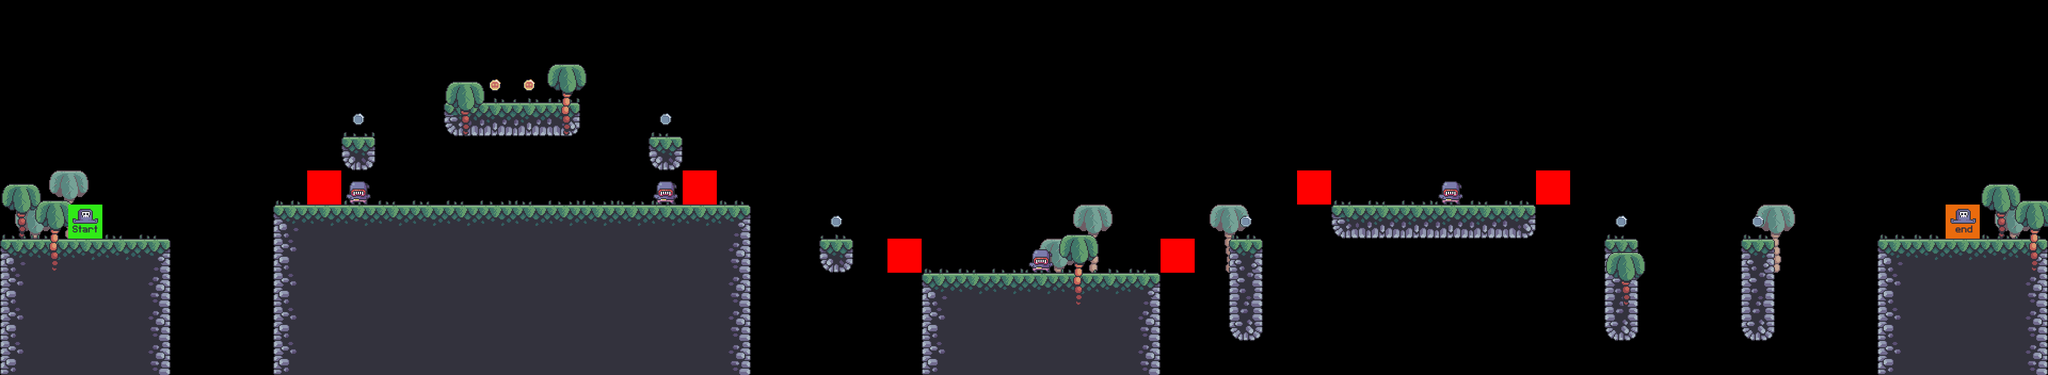

Rendered tile map (Tiled .tmx) drawn with the repository's tilesets; below, a short description and the map source with its tile grids summarised:
An orthogonal 60x11 tile map with 64x64 px tiles, 9 tile layers (bg_palms, terrain, grass, crates, ...), 7 tilesets.

<map version="1.10" tiledversion="1.10.1" orientation="orthogonal" renderorder="right-down" width="60" height="11" tilewidth="64" tileheight="64" infinite="0" nextlayerid="10" nextobjectid="1">
 <editorsettings>
  <export target="../1/level_1.csv" format="csv" />
 </editorsettings>
 <tileset firstgid="1" source="../tile_sets/terrain_tiles.tsx" />
 <tileset firstgid="17" source="../tile_sets/coin_tiles.tsx" />
 <tileset firstgid="19" source="../tile_sets/grass_teils.tsx" />
 <tileset firstgid="24" source="../tile_sets/palms.tsx" />
 <tileset firstgid="27" source="../tile_sets/crate.tsx" />
 <tileset firstgid="28" source="../tile_sets/setup_tiles.tsx" />
 <tileset firstgid="30" source="../tile_sets/e_setup_tile.tsx" />
 <layer id="5" name="bg_palms" width="60" height="11">
  <data>[660 cells, 7 non-empty, 1 distinct tile ids]</data>
 </layer>
 <layer id="1" name="terrain" width="60" height="11">
  <data>[660 cells, 153 non-empty, 13 distinct tile ids]</data>
 </layer>
 <layer id="3" name="grass" width="60" height="11">
  <data>[660 cells, 47 non-empty, 5 distinct tile ids]</data>
 </layer>
 <layer id="6" name="crates" width="60" height="11">
  <data>[660 cells, 0 non-empty, 0 distinct tile ids]</data>
 </layer>
 <layer id="8" name="enemies" width="60" height="11">
  <data>[660 cells, 4 non-empty, 1 distinct tile ids]</data>
 </layer>
 <layer id="9" name="constraints" width="60" height="11">
  <data>[660 cells, 6 non-empty, 1 distinct tile ids]</data>
 </layer>
 <layer id="4" name="fg_palms" width="60" height="11">
  <data>[660 cells, 8 non-empty, 2 distinct tile ids]</data>
 </layer>
 <layer id="2" name="coins" width="60" height="11">
  <data>[660 cells, 8 non-empty, 2 distinct tile ids]</data>
 </layer>
 <layer id="7" name="player" width="60" height="11">
  <data>[660 cells, 2 non-empty, 2 distinct tile ids]</data>
 </layer>
</map>
